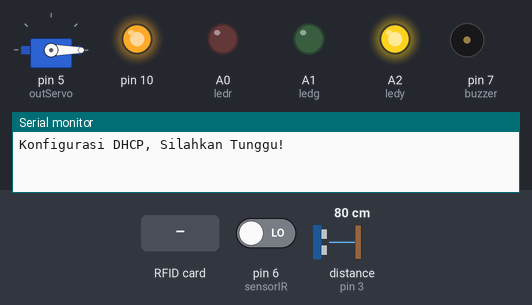
This sketch was run on a simulated Arduino Uno, built with avr-gcc and run on an emulated ATmega328P. Parts: servo, output pins drawn as LEDs (lit = HIGH), buzzer (waves = sounding, pin HIGH), the last lines printed to the serial monitor. Inputs (shaded band) come from the test bench; at power-on: pin 6 (sensorIR) LOW, distance to the obstacle (sensor on pin 3) 80 cm. The echo pulse lasts 58.3 µs per cm; WiFi joins after 1.5 s; servers stay silent unless stated; uploads are accepted with an empty reply.

Above: at 0.3 s.
At 8.1 s:
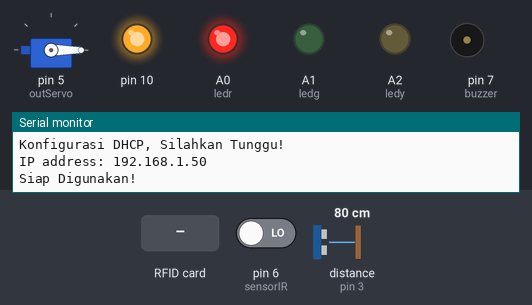
8.2 s: RFID card 5E 7A 19 C4 held to the reader
At 9.0 s:
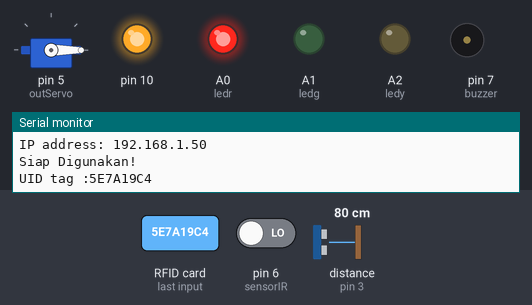
Timing chart, 0 to 11.2 s (numbered marks = the images above; inputs shaded):
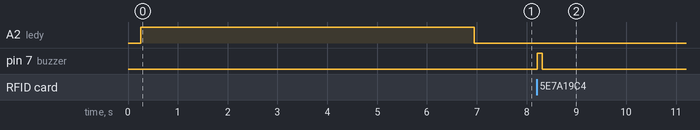

The sketch:

RFID_v2__ETHERNET_CLIENT_HTTP.ino
```cpp
#include <SPI.h>
#include <Ethernet.h>
#include <ArduinoJson.h> //6.17.3
#include <MFRC522.h>
#include <Servo.h>
#include <NewPing.h>
//#include <LiquidCrystal_I2C.h>
//LiquidCrystal_I2C lcd(0x27, 16, 2);
int triger =2;
int echo =3;
int batas =400; //Maksimal 400 cm
int ir_awal = 0;
int ir_akhir = 0;
int count=0;
NewPing cm(triger,echo,batas);
String jenis;

// replace the MAC address below by the MAC address printed on a sticker on the Arduino Shield 2
byte mac[] = { 0xDE, 0xAD, 0xBE, 0xEF, 0xFE, 0xED };

EthernetClient client;

int    HTTP_PORT   = 80;
String HTTP_METHOD = "GET";
char   HOST_NAME[] = "192.168.0.111"; // change to your PC's IP address
String PATH_NAME   = "/argon/data-api.php";
String getData;

#define SS_PIN 9
#define RST_PIN 8
#define buzzer 7
#define outServo 5
Servo myservo;
int sensorIR=6;
int ledr=A0;
int ledg=A1;
int ledy=A2;


MFRC522 mfrc522(SS_PIN, RST_PIN);   // Create MFRC522 instance.
int flag=0;
void setup() {
  Serial.begin(115200);

 // lcd.begin();
 // lcd.clear(); //Untuk Menghapus karakter pada LCD
// lcd.setCursor(0,0); lcd.print("ON");
 delay(200);
  myservo.attach(outServo);
  myservo.write(0);
  pinMode (buzzer,OUTPUT);
  pinMode (ledr,OUTPUT);
  pinMode (ledy,OUTPUT);
  pinMode (ledg,OUTPUT);
  pinMode(sensorIR,INPUT);
  while(!Serial);
  SPI.begin();      // Initiate  SPI bus
  mfrc522.PCD_Init();   // Initiate MFRC522
  //delay(3000);
  //START IP DHCP
  Serial.println("Konfigurasi DHCP, Silahkan Tunggu!");
  digitalWrite(ledy,HIGH);
  if (Ethernet.begin(mac) == 0) {
    Serial.println("DHCP Gagal!");
    if (Ethernet.hardwareStatus() == EthernetNoHardware) {
      Serial.println("Ethernet Tidak tereteksi :(");
    } else if (Ethernet.linkStatus() == LinkOFF) {
      Serial.println("Hubungkan kabel Ethernet!");
    }
    while (true) {delay(1);}
  }
  //End DHCP
  delay(5000);
  Serial.print("IP address: ");
  Serial.println(Ethernet.localIP());
  client.connect(HOST_NAME, HTTP_PORT);
  Serial.println("Siap Digunakan!");
  digitalWrite(ledr,HIGH);
  digitalWrite(ledy,LOW);
}

void loop() {
  //Baca data
 int ir_start=map(digitalRead(sensorIR),1,0,0,1);
 int ir_awal=map(digitalRead(sensorIR),1,0,0,1);
 int bacaJarak=cm.ping_cm();

 //LOGIKA GOLONGAN
 if (bacaJarak<=5){
 jenis =String ("Bis");
 }
 else{ jenis =String ("Mobil");
 }
   //Program yang akan dijalankan berulang-ulang
  if(flag==0){
  if ( ! mfrc522.PICC_IsNewCardPresent()) {return;}
  // Select one of the cards
  if ( ! mfrc522.PICC_ReadCardSerial()) {return;}

  //Show UID on serial monitor
  Serial.print("UID tag :");

  String uidString;
  byte letter;
  for (byte i = 0; i < mfrc522.uid.size; i++)
  {
     uidString.concat(String(mfrc522.uid.uidByte[i] < 0x10 ? "" : ""));
     uidString.concat(String(mfrc522.uid.uidByte[i], HEX));
  }
  uidString.toUpperCase();
  Serial.println(uidString);
  digitalWrite(buzzer,HIGH);
  delay(100);
  digitalWrite(buzzer,LOW);
  //POST TO WEB

    client.connect(HOST_NAME, HTTP_PORT);
    client.println(HTTP_METHOD + " " + PATH_NAME +
                   "?rfid=" + String(uidString) +
                   "&lokasi=Cibubur"+
                   "&golongan=" +String(jenis)+
                   //"&sensor1=" + String(sensor1) +
                   //"&sensor2=" + String(sensor2) +
                   " HTTP/1.1");
    client.println("Host: " + String(HOST_NAME));
    client.println("Connection: close");
    client.println(); // end HTTP header
   }

    while(client.connected()) {
      if(client.available()){
        char endOfHeaders[] = "\r\n\r\n";
        client.find(endOfHeaders);
        getData = client.readString();
        getData.trim();
        //AMBIL DATA JSON
        const size_t capacity = JSON_OBJECT_SIZE(2) + 50; //cari dulu nilainya pakai Arduino Json 5 Asisten
        DynamicJsonDocument doc(capacity);
        //StaticJsonDocument<192> doc;
        DeserializationError error = deserializeJson(doc, getData);

        const char* rfid_dibaca  = doc ["rfid"];
        const char* status_dibaca  = doc["status"];


       //LOGIKA
       if(String(status_dibaca)== "Sukses"){
        Serial.print("----------------------------------------------------");
        Serial.println() ;
        Serial.println("Kartu Terdaftar!");
        Serial.print("Status    = ");Serial.println(status_dibaca);
        Serial.println("Transaksi Sukses");
        Serial.print("----------------------------------------------------");
        Serial.println();
        digitalWrite(ledg,HIGH);
        digitalWrite(ledr,LOW);
        flag=1;
        myservo.write(90);
        buzzeroke();
       }
        if(String(status_dibaca)== "ID Belum Terdaftar"){
        buzzergagal();
        Serial.print("----------------------------------------------------");
        Serial.println();
        Serial.println("Kartu Tidak Terdaftar");
        Serial.print("Status    = ");Serial.println(status_dibaca);
        Serial.print("----------------------------------------------------");
        Serial.println();
       }
        if(String(status_dibaca)== "Saldo Tidak Cukup" ){
        buzzergagal();
        Serial.print("----------------------------------------------------");
        Serial.println();
        Serial.println("Saldo Tidak Cukup");
        Serial.print("Status    = ");Serial.println(status_dibaca);
        Serial.print("----------------------------------------------------");
        Serial.println();
       }
      }
     }
   //LOGIKA SERVO TERTUTUP
   if(ir_awal==0 && ir_akhir==1 && flag==1){
   myservo.write(0);
   digitalWrite(ledg,LOW);
   digitalWrite(ledr,HIGH);
   flag=0;
   }
   ir_akhir=ir_awal;
}


void buzzeroke(){
  digitalWrite(buzzer,HIGH);
  delay(100);
  digitalWrite(buzzer,LOW);
  delay(100);
  digitalWrite(buzzer,HIGH);
  delay(100);
  digitalWrite(buzzer,LOW);
  delay(100);
}

void buzzergagal(){
  digitalWrite(buzzer,HIGH);
  digitalWrite(ledy,HIGH);
  delay(1000);
  digitalWrite(ledy,LOW);
  digitalWrite(buzzer,LOW);
  delay(10);
}
```

Measured:
- after the input at 8.2 s, pin 7 (buzzer): LOW → HIGH at once, → LOW 0.10 s later
